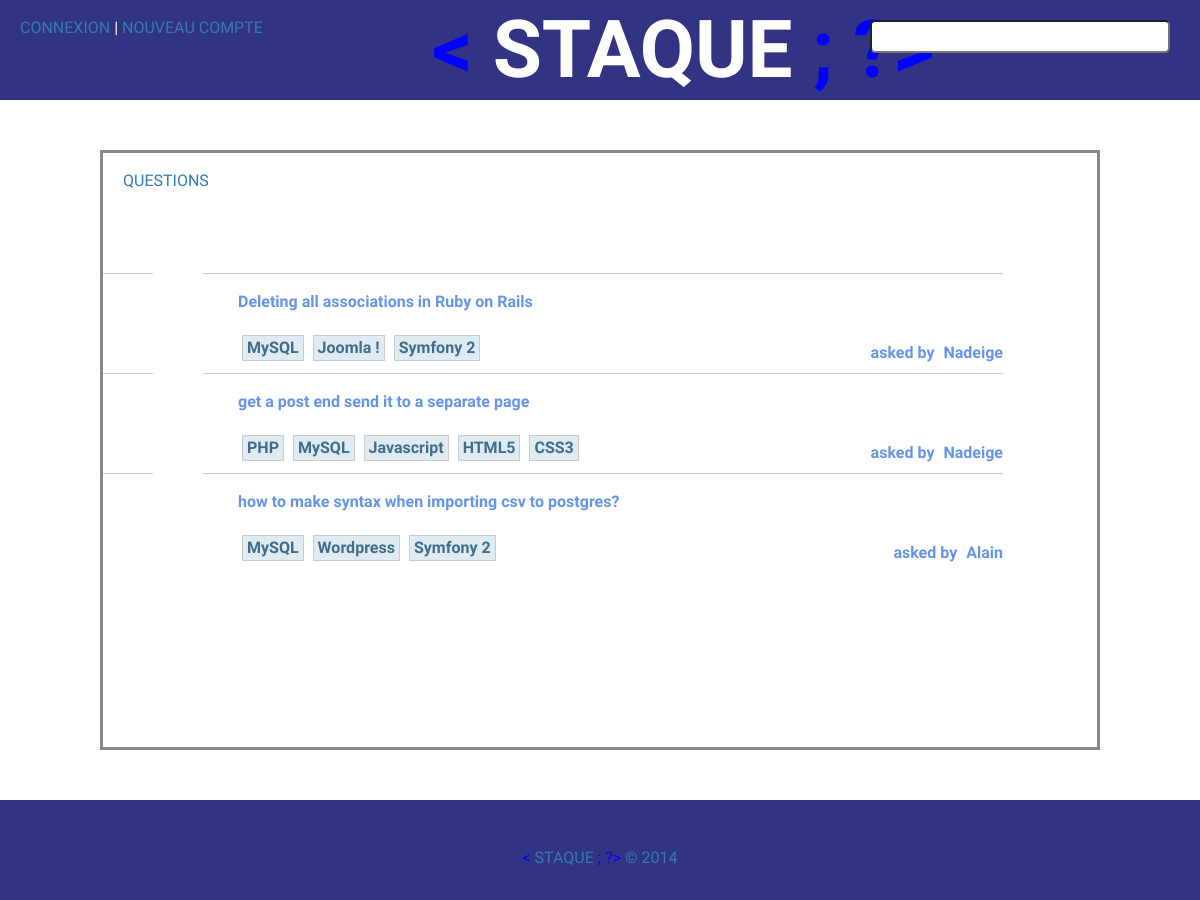
Before: / with the older database file.
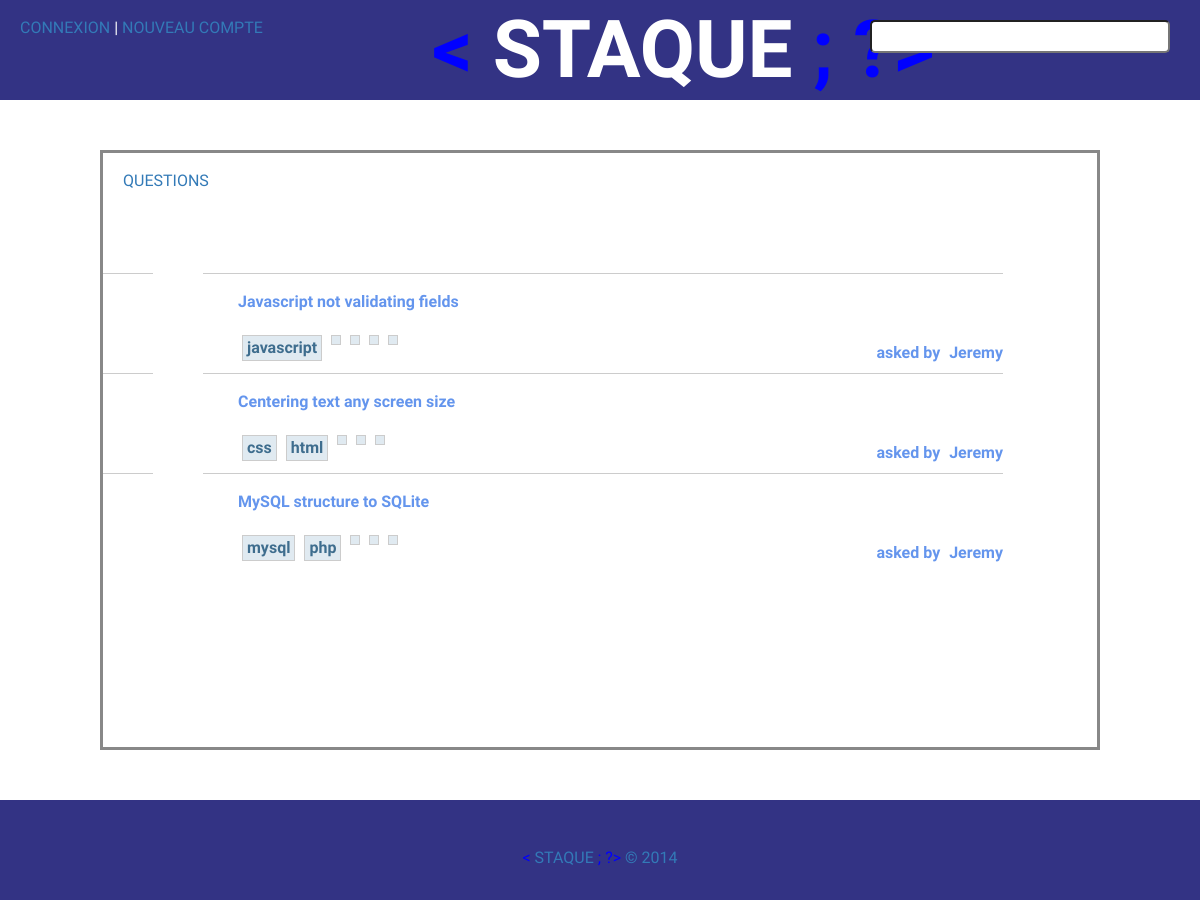
After: the same page with the newer database file.
### tables this page shows
CREATE TABLE IF NOT EXISTS `questions` (
  `id` int(11) NOT NULL AUTO_INCREMENT,
  `title` varchar(150) NOT NULL,
  `contenu` text NOT NULL,
  `id_user` int(11) NOT NULL,
  `keyword1` varchar(255) NOT NULL,
  `keyword2` varchar(255) DEFAULT NULL,
  `keyword3` varchar(255) DEFAULT NULL,
  `keyword4` varchar(255) DEFAULT NULL,
  `keyword5` varchar(255) DEFAULT NULL,
  `dateCreated` datetime NOT NULL,
  `dateModified` datetime NOT NULL,
  PRIMARY KEY (`id`)
);

CREATE TABLE IF NOT EXISTS `users` (
  `id` int(11) NOT NULL AUTO_INCREMENT,
  `name` varchar(255) NOT NULL,
  `avatar` varchar(255) DEFAULT NULL,
  `email` varchar(50) NOT NULL,
  `username` varchar(50) NOT NULL,
  `password` varchar(255) NOT NULL,
  `salt` varchar(50) NOT NULL,
  `token` varchar(50) NOT NULL,
  `dateRegistered` datetime NOT NULL,
  `dateModified` datetime NOT NULL,
  `job` varchar(255) NOT NULL,
  `country` varchar(255) NOT NULL,
  `language` varchar(255) NOT NULL,
  `externallink` varchar(255) DEFAULT NULL,
  PRIMARY KEY (`id`)
);

### inc/functions.php (called while the page is built, shortened)
<?php
	function userIsLogged(){
		return false;
	}
?>

### index.php (the view, shortened to what this page needs)
<?php
	include("db.php");
	include("inc/functions.php");
	$sql="SELECT *
		  FROM questions
		  LEFT JOIN users on users.id=questions.id_user
		  ORDER BY dateCreated DESC
		  LIMIT 3";
	$stmt=$dbh->prepare($sql);
	$stmt->execute();
	$questions=$stmt->fetchAll();
?>
<?php include("inc/top.php"); ?>
		<main class="mainContent">
			<div class="topcontent">
				<a href="questions.php">QUESTIONS</a>
			</div>
			<div class="maindetail">
				<?php
					foreach($questions as $question):
					?>
			 	<div class="vote">
			 	</div>
			 	<div class="questions">
				 	<a href=""> <?php echo $question['title']; ?>
				 	</a>
			 		<div id="tag">
			 			<p class="keyword">
			 				<?php echo $question['keyword1']; ?>
			 			</p>
				 			<?php
				 			if($question['keyword2'] == " "){ ?>
				 			<p style="display:none"></p> <?php }
				 			else { ?>
				 			<p class="keyword"> <?php echo $question['keyword2']; ?></p>
				 		 	<?php } ?>
				 			<?php
				 			if($question['keyword3'] == " "){ ?>
				 			<p style="display:none"></p> <?php }
				 			else { ?>
				 			<p class="keyword"><?php echo $question['keyword3']; ?></p>
				 			<?php } ?>
				 			<?php
				 			if($question['keyword4'] == " "){ ?>
				 			<p style="display:none"></p> <?php }
				 			else { ?>
				 			<p class="keyword"><?php echo $question['keyword4']; ?></p>
				 			<?php } ?>
				 			<?php
				 			if($question['keyword5'] == " "){ ?>
				 			<p style="display:none"></p> <?php }
				 			else { ?>
				 			<p class="keyword"><?php echo $question['keyword5']; ?></p>
				 			<?php } ?>
				 		<div id="identification">
					 		<a>asked by</a>
					 		<a href=""><?php echo $question['username']; ?></a>
				 		</div>
			 		</div>
			 	</div>
 				<?php endforeach; ?>
			</div>
		</main>
<?php include("inc/bottom.php"); ?>

### inc/top.php (shortened to what this page needs)
<!DOCTYPE html>
<html lang="fr">
<head>
	<link rel="stylesheet" href="https://maxcdn.bootstrapcdn.com/bootstrap/3.2.0/css/bootstrap.min.css">
	<link href="css/style.css" type="text/css" rel="stylesheet" />
</head>
<body>
	<div id="wrapper">
		<nav id="head">
			<div id="connexion">
				<?php
					if (userIsLogged()){
					echo "Bonjour " . $_SESSION['user']['username'] . " !"; ?> |
					<a href="logout.php">DECONNEXION</a>
				<?php 	}
				else {
				?>
					<a class="login" href="login.php">CONNEXION</a> |
					<a class="signup"href="register.php">NOUVEAU COMPTE</a>
				<?php } ?>
			</div>
			<h1><a href="index.php"> <span><?php echo "< ";?></span>STAQUE <span> <?php echo "; ?>";?> </span> </a></h1>
			<input type="text" name="search" value="Search" placeholder="Recherche" id="search">
		</nav>

### inc/bottom.php (shortened to what this page needs)
<footer id="footer">
	<div id="logo">
	<h3><a href="index.php"> <span><?php echo "< ";?></span>STAQUE <span> <?php echo "; ?>";?> </span> &copy; <?php echo date("Y"); ?> </a></h3>
	</div>
</footer>
</body>
</html>

### css/style.css (style rules this page uses)
html, body, div, span, applet, object, iframe, h1, h2, h3, h4, h5, h6, p, blockquote, pre, a, abbr, acronym, address, big, cite, code, del, dfn, em, img, ins, kbd, q, s, samp, small, strike, strong, sub, sup, tt, var, b, u, i, center, dl, dt, dd, ol, ul, li, fieldset, form, label, legend, table, caption, tbody, tfoot, thead, tr, th, td, article, aside, canvas, details, embed, figure, figcaption, footer, header, hgroup, menu, nav, output, ruby, section, summary, time, mark, audio, video { margin: 0; padding: 0; border: 0; font-size: 100%; font: inherit; vertical-align: baseline; }
article, aside, details, figcaption, figure, footer, header, hgroup, menu, nav, section { display: block; }
body { line-height: 1; }
body { font-family: 'Play', sans-serif; }
h1 a { font-family: 'Play', sans-serif; font-size: 2em; text-decoration: none; color: #fff; }
span { color: #00f; font-size: 1em; }
#connexion { position: absolute; top:20px; left: 20px; font-size: 1em; }
#head, #footer { background-color: rgba(0,0,102,0.8); color:#fff; width: 100%; height: 100px; text-align: center; padding: 70px auto; margin: auto; }
#logo { padding-top: 50px; }
#head h1 { display:inline-block; margin-left: 36%; margin-top: 10px; font-weight: bold; float: left; font-size: 40px; }
#head input { margin-left: 24%; margin-top: 20px; border-radius: 5px 5px 5px 5px; padding:5px; }
#search { position: absolute; width: 300px; top:0; right: 30px; }
.mainContent { width: 1000px; height: 600px; border: 3px solid #888; margin:50px auto; }
.topcontent { float: left; width: 1000px; height: 100px; margin: 20px auto auto 20px; }
.maindetail { clear:both; float:left; width: 1000px; height: 90px; }
.vote { width: 50px; height: 70px; float: left; border-top: 1px solid #ccc; padding-top: 20px; }
.questions { display: block; width: 800px; height: 100px; padding-top: 20px; margin: auto; border-top: 1px solid #ccc; }
.questions a { text-decoration: none; color: #6495ED; font-weight: bold; margin-left: 35px; }
#tag { margin-top: 25px; margin-left: 30px; }
.keyword { border: 1px solid #ccc; color: #3e6d8e; font-weight: bold; display: inline-block; float: left; margin-left: 9px; padding: 4px; background-color: #e0eaf1; }
#identification { float: right; padding-top: 10px; }
#identification a { margin-left:5px; }

Changed rows visible on the page:
no longer on this page (row unchanged): questions: title "Deleting all associations in Ruby on Rails", keyword1 "MySQL", keyword2 "Joomla !", keyword3 "Symfony 2", id_user.username "Nadeige"
no longer on this page (row unchanged): questions: title "get a post end send it to a separate page", keyword1 "PHP", keyword2 "MySQL", keyword3 "Javascript", keyword4 "HTML5", keyword5 "CSS3", id_user.username "Nadeige"
no longer on this page (row unchanged): questions: title "how to make syntax when importing csv to postgres?", keyword1 "MySQL", keyword2 "Wordpress", keyword3 "Symfony 2", id_user.username "Alain"
added questions: title "Javascript not validating fields", keyword1 "javascript", id_user.username "Jeremy"
added questions: title "Centering text any screen size", keyword1 "css", keyword2 "html", id_user.username "Jeremy"
added questions: title "MySQL structure to SQLite", keyword1 "mysql", keyword2 "php", id_user.username "Jeremy"
